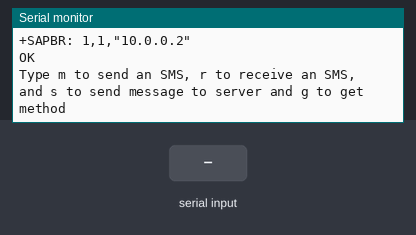
Recording of a sketch running on a simulated Arduino Uno, built with avr-gcc and run on an emulated ATmega328P. On the bench: the last lines printed to the serial monitor. Inputs (shaded band) come from the test bench. The modem accepts every AT command (registered, SIM ready, sends succeed) and sends nothing else.

Above: at 17.7 s.
17.8 s: "m" received over Serial
At 19.5 s:
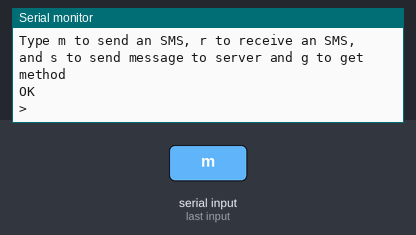
20.3 s: "m" received over the second serial link
22.3 s: "s" received over Serial
At 25.1 s:
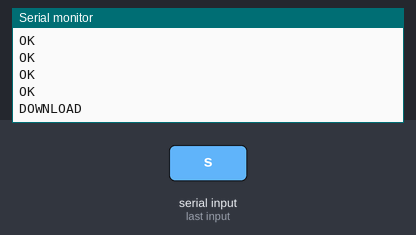
25.3 s: "s" received over the second serial link
At 26.4 s:
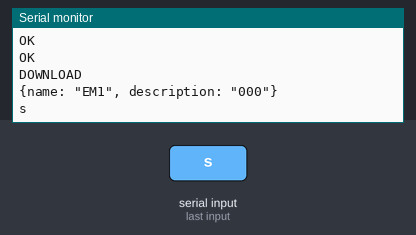

The sketch:

SIMHTTP_Completo.ino
```cpp
#include <SoftwareSerial.h>
String _buffer;

SoftwareSerial mySerial(5, 4);//TX,RX


String datos = "000";
String number = "+573012423083"; //-> change with your number


void setup() {
    delay(2000); //delay for 7 seconds to make sure the modules get the signal
    Serial.begin(9600);
    _buffer.reserve(50);
    Serial.println("Sistem Started...");
    mySerial.begin(9600);
    delay(1000);

    initModule();
    Serial.println("Type m to send an SMS, r to receive an SMS, and s to send message to server and g to get method");
}


void loop() {
    if (Serial.available() > 0)
      switch (Serial.read())
      {
        case 'm':
          SendMessage();
          break;
        case 's':
          messageServerPost();
          break;
        case 'g':
          messageServerGet();
          break;
      }
    if (mySerial.available() > 0)
      Serial.write(mySerial.read());
}


void initModule(){

    mySerial.println("AT+HTTPTERM");
    runSerial();
    delay(500);

    mySerial.println("AT+CPIN?");
    runSerial();
    delay(1000);

    mySerial.println("AT+CREG?");
    runSerial();
    delay(1000);

    mySerial.println("AT+CGATT?");
    runSerial();
    delay(1000);

    mySerial.println("AT+CSQ");
    runSerial();
    delay(1000);

    mySerial.println("AT+SAPBR=3,1,\"Contype\",\"GPRS\"");
    runSerial();
    delay(1500);

    mySerial.println("AT+SAPBR=3,1,\"APN\",\"internet.comcel.com.co\"");
    runSerial();
    delay(100);

    mySerial.println("AT+SAPBR=3,1,USER,\"comcel\"");
    runSerial();
    delay(100);

    mySerial.println("AT+SAPBR=3,1,PWD,\"comcel\"");
    runSerial();
    delay(100);

    mySerial.println("AT+SAPBR=0,1");
    runSerial();
    delay(1000);

    mySerial.println("AT+SAPBR=1,1");
    runSerial();
    delay(3500);

    mySerial.println("AT+SAPBR=2,1");
    runSerial();
    delay(2500);

}
void SendMessage()
{
  //Serial.println ("Sending Message");
    mySerial.println("AT+CMGF=1");    //Sets the GSM Module in Text Mode
    runSerial();
    delay(1000);
    //Serial.println ("Set SMS Number");

    mySerial.println("AT+CMGS=\"" + number + "\"\r"); //Mobile phone number to send message
    runSerial();
    delay(1000);

    String SMS = "Hello, You got 7 days";
    mySerial.println(SMS);
    runSerial();
    delay(1000);

    mySerial.println((char)26);// ASCII code of CTRL+Z
    runSerial();
    delay(1000);
}

void messageServerGet()
{
     mySerial.println("AT+HTTPINIT\r");
     runSerial();
     delay(500);

     mySerial.println("AT+HTTPPARA=\"CID\",1\r");
     runSerial();
     delay(500);
     //mySerial.println("AT+HTTPPARA=\"URL\",\"http://eco.agromakers.org/api/v1/sensor/reporte_varios?id=2020080427&tramo=17,2,21,10,1,3,1,1,3;17,2,21,15,2,3,5,2,5;\n\r");
     mySerial.println("AT+HTTPPARA=\"URL\",\"http://eco.agromakers.org/api/v1/sensor/reporte_varios?id=2020080427&tramo=17,2,21,10,1,3,1,1,3;17,2,21,15,2,3,5,2,5;\"");
     //mySerial.println("AT+HTTPPARA=\"URL\",\"http://eco.agromakers.org/api/v1/Sensores/reporte_varios?id=2020080427&tramo="+datos+"\"");
     runSerial();
     delay(1000);

     mySerial.println("AT+HTTPACTION=0\r");
     runSerial();
     delay(3000);

     mySerial.println("AT+HTTPREAD=0,100");
     runSerial();
     delay(500);

     mySerial.println("AT+HTTPTERM\r");
     runSerial();
     delay(3000);
}

void messageServerPost()
{
     mySerial.println("AT+HTTPINIT\r");
     runSerial();
     delay(500);

     mySerial.println("AT+HTTPPARA=\"CID\",1\r");
     runSerial();
     delay(500);

     mySerial.println("AT+HTTPPARA=\"URL\",\"http://datos-env.iafjn3xg9q.us-east-1.elasticbeanstalk.com/datos/new/innovandes\"\r");
     runSerial();
     delay(500);

     mySerial.println("AT+HTTPPARA=\"CONTENT\",\"application/json\"");
     runSerial();
     delay(500);

     mySerial.println("AT+HTTPDATA=1000,10000\r");
     runSerial();
     delay(1000);

     Serial.println("{name: \"EM1\", description: \""+ datos + "\"}");
     mySerial.println("{\"name\": \"EM1\", \"description\": \""+ datos + "\"}");
     runSerial();
     delay(10000);

     mySerial.println("AT+HTTPACTION=1\r");
     runSerial();
     delay(3000);

     mySerial.println("AT+HTTPREAD=0,100\r");
     runSerial();
     delay(500);

     mySerial.println("AT+HTTPTERM\r");
     runSerial();
     delay(3000);
}

void runSerial(){
    while (mySerial.available()){
      Serial.write(mySerial.read());
    }
}
```

Measured:
- after the input at 17.8 s, the serial monitor: prints a new line at once (image 1)
- after the input at 22.3 s, the serial monitor: prints a new line after 2.2 s (image 2)
- after the input at 25.3 s, the serial monitor: prints a new line after 0.26 s (image 3)
